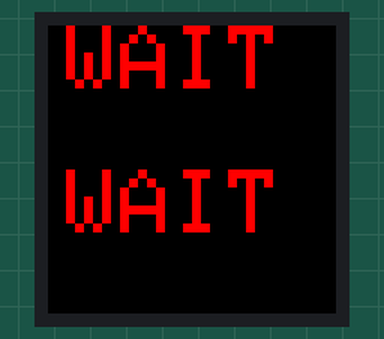
Recording of a sketch running on a simulated ESP32. On the bench: 32×32 colour display. What the sketch prints to the serial monitor is not drawn.

Above: at 0.7 s.

The sketch:

esp32_slave3_v8_0.ino
```cpp
/*
  ╔══════════════════════════════════════════════════════════════╗
  ║  Slave 3  v8.0  —  Shot Clock TOP panel                     ║
  ║  Hardware : 2 rows × 1 col of 32×16 panels  →  32×32 px    ║
  ╠══════════════════════════════════════════════════════════════╣
  ║  DISPLAY LOGIC                                               ║
  ║    shot ≥ 10 s  →  show TENS digit   (e.g. "2" from "24")  ║
  ║    shot <  10 s  →  show main DIGIT  (e.g. "9" from "9.5") ║
  ║                                                              ║
  ║  COLOR                                                       ║
  ║    > 5 s  →  BLUE                                           ║
  ║    ≤ 5 s  →  RED  (urgent warning)                         ║
  ║                                                              ║
  ║  FONT  :  size 3  (18 × 24 px per char)                    ║
  ║  SCAN  :  polled from loop() via micros() — no timer ISR   ║
  ╚══════════════════════════════════════════════════════════════╝
*/

#define PxMATRIX_SPI_FREQUENCY 20000000
#include <PxMatrix.h>
#include <esp_now.h>
#include <WiFi.h>
#include "esp_wifi.h"

// ── Pin definitions ───────────────────────────────────────────────────────────
#define P_LAT  5
#define P_A   19
#define P_B   23
#define P_C   18
#define P_OE   4

// 2 rows × 1 col of 32×16 panels = 32 wide × 32 tall
PxMATRIX display(32, 32, P_LAT, P_OE, P_A, P_B, P_C);

// Colours — initialised after display.begin()
uint16_t C_BLACK, C_BLUE, C_RED;

// ── Polled scan (safe with ESP-NOW — no timer ISR) ────────────────────────────
static unsigned long lastScan = 0;
void scanIfNeeded() {
    unsigned long now = micros();
    if ((long)(now - lastScan) >= 2000) {
        display.display(40);
        lastScan = now;
    }
}
void waitMs(long ms) {
    long end = (long)millis() + ms;
    while ((long)(millis() - end) < 0) scanIfNeeded();
}

// ── BoardData — must match master struct exactly ──────────────────────────────
typedef struct __attribute__((packed)) {
    char eventName[32];
    char teamA[16];
    char teamB[16];
    int  scoreA, scoreB, clockSecs, clockTenths, quarter;
    char possession;
    int  foulsA, foulsB, timeoutsA, timeoutsB, screenMask;
    int  clockRunning, shotSecs, shotTenths, shotRunning, eventScroll;
} BoardData;

BoardData     rxBuf;
volatile bool newData   = false;
bool          connected = false;

void onReceive(const uint8_t* mac, const uint8_t* data, int len) {
    if (len == sizeof(BoardData)) {
        memcpy(&rxBuf, data, sizeof(rxBuf));
        newData = true;
    }
}

// ── Draw digit (Slave 3 = TOP half of combined display) ──────────────────────
//
//   size 3  →  18 px wide × 24 px tall per character
//   Centre horizontally : x = (32 - 18) / 2 = 7
//   Anchor vertically   : y = 4  →  fills y = 4..27  (24 px centred in 32 px)
//
//   Colour:  BLUE when shotSecs > 5,  RED when shotSecs ≤ 5
void drawTop(int secs, int tenths) {
    display.fillRect(0, 0, 32, 32, C_BLACK);
    display.setTextWrap(false);
    display.setTextSize(3);

    uint16_t col = (secs <= 5) ? C_RED : C_BLUE;
    display.setTextColor(col);

    char buf[3];
    if (secs >= 10) snprintf(buf, sizeof(buf), "%d", secs / 10);   // tens digit
    else            snprintf(buf, sizeof(buf), "%d", secs);          // single digit

    // Centre 18 px wide char horizontally in 32 px panel
    display.setCursor(7, 4);
    display.print(buf);
}

// ── WAIT screen ───────────────────────────────────────────────────────────────
void showWait() {
    display.fillRect(0, 0, 32, 32, C_BLACK);
    display.setTextWrap(false);
    display.setTextSize(1);
    display.setTextColor(C_BLUE);
    display.setCursor(2, 0);   display.print("WAIT");
    display.setCursor(2, 16);  display.print("WAIT");
}

// ── Setup ─────────────────────────────────────────────────────────────────────
void setup() {
    delay(500);
    Serial.begin(115200);

    display.begin(8);
    delay(100);

    // R↔B hardware swap on these panels:
    //   colour565(255, 0, 0)  →  appears BLUE
    //   colour565(  0, 0, 255) →  appears RED
    C_BLACK = display.color565(  0,   0,   0);
    C_BLUE  = display.color565(255,   0,   0);
    C_RED   = display.color565(  0,   0, 255);

    display.clearDisplay();
    display.setBrightness(150);
    display.setTextWrap(false);
    display.setRotation(0);

    showWait();

    WiFi.mode(WIFI_STA);
    esp_wifi_set_ps(WIFI_PS_NONE);
    Serial.print("Slave3 MAC: ");
    Serial.println(WiFi.macAddress());
    memset(&rxBuf, 0, sizeof(rxBuf));

    if (esp_now_init() != ESP_OK) {
        Serial.println("ESP-NOW FAILED");
    } else {
        esp_now_register_recv_cb(onReceive);
        Serial.println("Slave 3 v8.0 ready — 32x32 top panel");
    }
}

// ── Loop ──────────────────────────────────────────────────────────────────────
void loop() {
    scanIfNeeded();          // must stay first — keeps display alive

    if (!newData) return;
    newData = false;

    if (!connected) {
        connected = true;
        Serial.println("Master connected");
    }

    drawTop(rxBuf.shotSecs, rxBuf.shotTenths);
}
```
